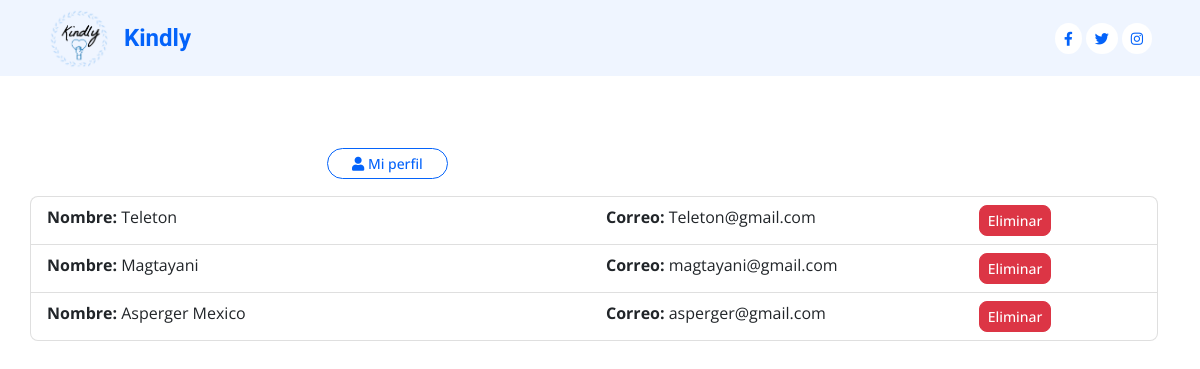
The app's page /comunidad/view_intereses/13/ (signed in) with its own data.
### comunidad/models.py (models this page shows, shortened)
class Interesados(models.Model):
    organizacion = models.ForeignKey(Organization1, on_delete=models.CASCADE)
    user = models.ForeignKey(User, on_delete=models.CASCADE)
    fecha_interes = models.DateTimeField(auto_now_add=True)
    confirmado = models.BooleanField(default=False)

class Organization1(models.Model):
    TYPES_CHOICES = [
        ('Derechos Humanos','Derechos Humanos'),
        ('Medio Ambiente','Medio Ambiente'),
        ('Salud','Salud'),
        ('Educación','Educación'),
        ('Animales','Animales'),
        ('Cultural y Arte','Cultural y Arte'),
        ('Alivio de la Pobreza','Alivio de la Pobreza'),
        ('Derechos de los Refugiados','Derechos de los Refugiados')
    ]
    VOLUNTEER_CHOICES = [
        ('1-10', '1 a 10'),
        ('10-30', '10 a 30'),
        ('30-50', '30 a 50'),
        ('+ 50', '+ 50'),
    ]
    organization_name = models.CharField(max_length=500, validators=[RegexValidator(r'^[a-zA-Z0-9\s,.]*$', 'Ingresa un nombre válido')])
    organization_mail = models.EmailField(max_length=300, unique=True)
    organization_address = models.CharField(max_length=800)
    organization_web = models.CharField(max_length=400)
    organization_description = models.TextField(max_length=2000)
    organization_type = models.CharField(max_length=300, choices=TYPES_CHOICES)
    volunteer_count = models.CharField(max_length=10, choices=VOLUNTEER_CHOICES,null=True)
    created_date = models.DateTimeField(default=timezone.now,blank=True , null=True)
    deleted_date = models.DateTimeField(blank=True , null=True)
    user_type = models.ForeignKey(ExtendedData, on_delete=models.CASCADE)

### comunidad/views.py (the view)
# urls.py: path('view_intereses/<int:organization_id>/', views.view_intereses, name='view_intereses'),
@login_required
def view_intereses(request, organization_id):
    try:
        organization = Organization1.objects.get(id=organization_id)
    except Organization1.DoesNotExist:
        return redirect('home')
    user_type = request.user.extendeddata.user_type
    if user_type == 'V':
        interesados_usuario = Interesados.objects.filter(user=request.user)
        context = {
            'Organitation': organization,
            'interesados_usuario': interesados_usuario,
        }
    elif user_type == 'R':
        interesados_organizacion = Interesados.objects.filter(organizacion=organization)
        context = {
            'Organitation': organization,
            'interesados_organizacion': interesados_organizacion,
        }
    return render(request, 'view_intereses.html', context)

### comunidad/templates/view_intereses.html (shortened to what this page needs)
{% load static %}
<!DOCTYPE html>
<html lang="en">
<head>
    <link href="https://cdnjs.cloudflare.com/ajax/libs/font-awesome/5.10.0/css/all.min.css" rel="stylesheet">
    <link href="https://cdn.jsdelivr.net/npm/bootstrap-icons@1.4.1/font/bootstrap-icons.css" rel="stylesheet">
    <link href="{% static 'lib/animate/animate.min.css' %}" rel="stylesheet">
    <link href="{% static 'lib/owlcarousel/assets/owl.carousel.min.css' %}" rel="stylesheet">
    <link href="{% static 'lib/tempusdominus/css/tempusdominus-bootstrap-4.min.css' %}" rel="stylesheet" />
    <link href="{% static 'css/bootstrap.min.css' %}" rel="stylesheet">
    <link href="{% static 'css/style.css' %}" rel="stylesheet">
</head>
<body>
    <div class="container-fluid bg-light p-0 wow fadeIn" data-wow-delay="0.1s">
        <div class="row gx-0 d-none d-lg-flex">
            <div class="col-lg-7 px-3 px-lg-5 text-start">
                <a href="{% url 'home' %}" class="navbar-brand d-flex align-items-center py-2 me-3">
                    <img src="{% static 'img/Kindly.png' %}" alt="Tu Logotipo" class="me-3" width="60" height="60">
                    <h4 class="m-0 text-primary">Kindly</h4>
                </a>
            </div>
            <div class="col-lg-5 px-3 px-lg-5 text-end">
                <div class="h-100 d-inline-flex align-items-center">
                    <a class="btn btn-sm rounded-circle bg-white text-primary me-1" href="https://www.facebook.com/profile.php?id=61551995153297&mibextid=LQQJ4d" target="_blank"><i class="fab fa-facebook-f"></i></a>
                    <a class="btn btn-sm rounded-circle bg-white text-primary me-1" href="https://twitter.com/ComunidadKindly" target="_blank"><i class="fab fa-twitter"></i></a>
                    <a class="btn btn-sm rounded-circle bg-white text-primary me-0" href="https://instagram.com/comunidadkindly?igshid=MWZjMTM2ODFkZg==" target="_blank"><i class="fab fa-instagram"></i></a>
                </div>
            </div>
        </div>
    </div>
    <br>
    {% if user.extendeddata.user_type == 'V' %}
        <div class="container mt-5">
            <div class="row justify-content-center">
                <div class="col-lg-6 wow fadeIn float-end" data-wow-delay="0.5s">
                    <a href="{% url 'profile' user_id=user.id %}" class="btn btn-outline-primary btn-sm rounded-pill py-1 px-4"><i class="fa fa-user" aria-hidden="true"></i> Mi perfil</a>
                </div>
                <br>
                <br>
                {% if interesados_usuario %}
                    <ul class="list-group">
                        {% for interesado_usuario in interesados_usuario %}
                            <li class="list-group-item">
                                <div class="row">
                                    <div class="col-md-6">
                                        <strong>Nombre:</strong> {{ interesado_usuario.organizacion.organization_name }}
                                    </div>
                                    <div class="col-md-4">
                                        <strong>Correo:</strong> {{ interesado_usuario.organizacion.organization_mail }}
                                    </div>
                                    <div class="col-md-2">
                                        <form method="post" action="">
                                            <button type="submit" class="btn btn-danger btn-sm">Eliminar</button>
                                        </form>
                                    </div>
                                </div>
                            </li>
                        {% endfor %}
                    </ul>
                {% else %}
                    <p>No estás interesado en ninguna organización.</p>
                {% endif %}
            </div>
            <br>
        </div>
    {% endif %}
</body>
</html>

### comunidad/static/css/style.css (style rules this page uses)
:root { --primary: #0463FA; --light: #EFF5FF; --dark: #1B2C51; }
.btn { font-weight: 500; transition: .5s; }

### records on screen
Interesados: organizacion.organization_name "Teleton", organizacion.organization_mail "Teleton@gmail.com"
Interesados: organizacion.organization_name "Magtayani", organizacion.organization_mail "magtayani@gmail.com"
Interesados: organizacion.organization_name "Asperger Mexico", organizacion.organization_mail "asperger@gmail.com"
